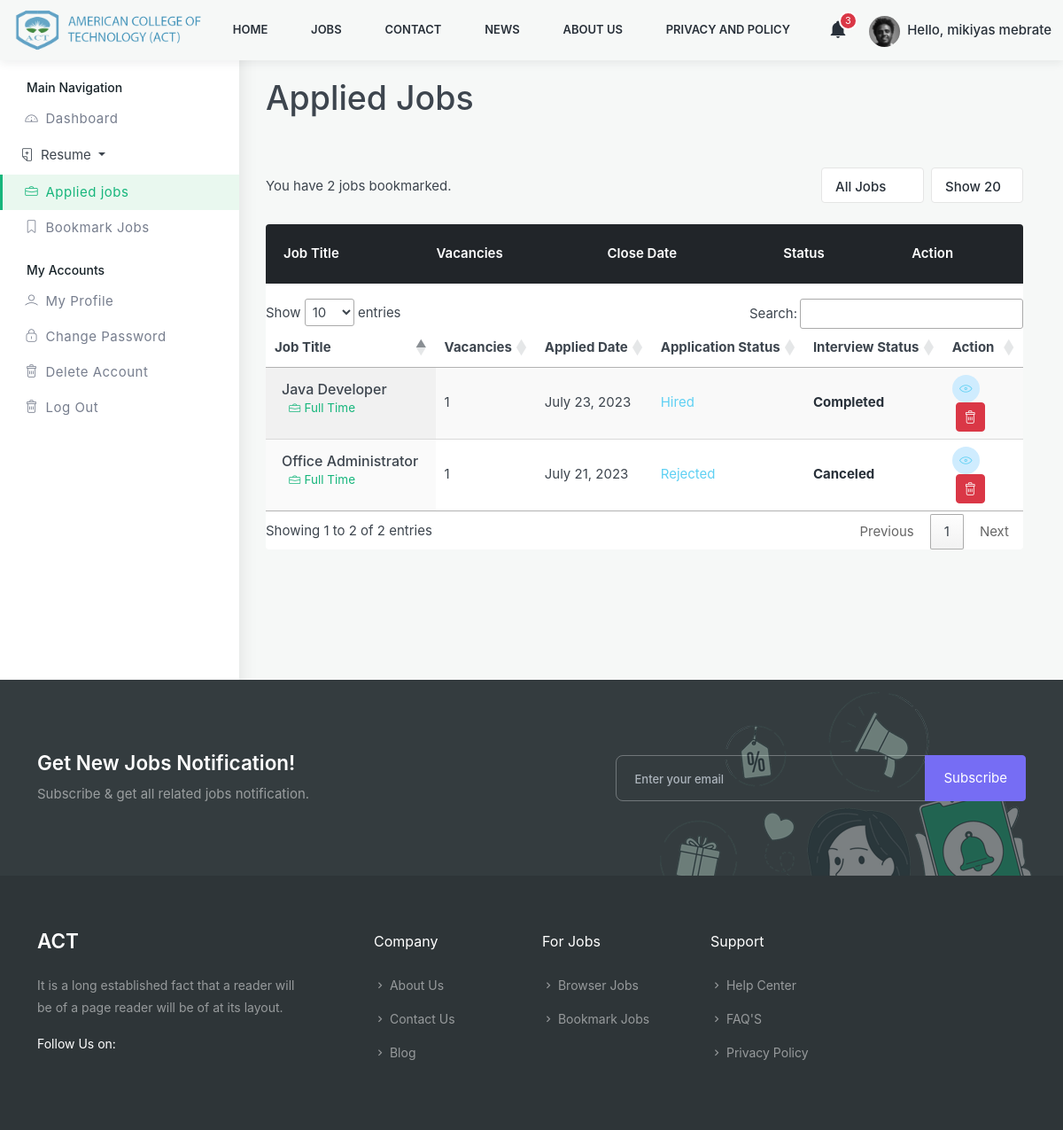
Page /user-applied-job/ (signed in) on the earlier database version.
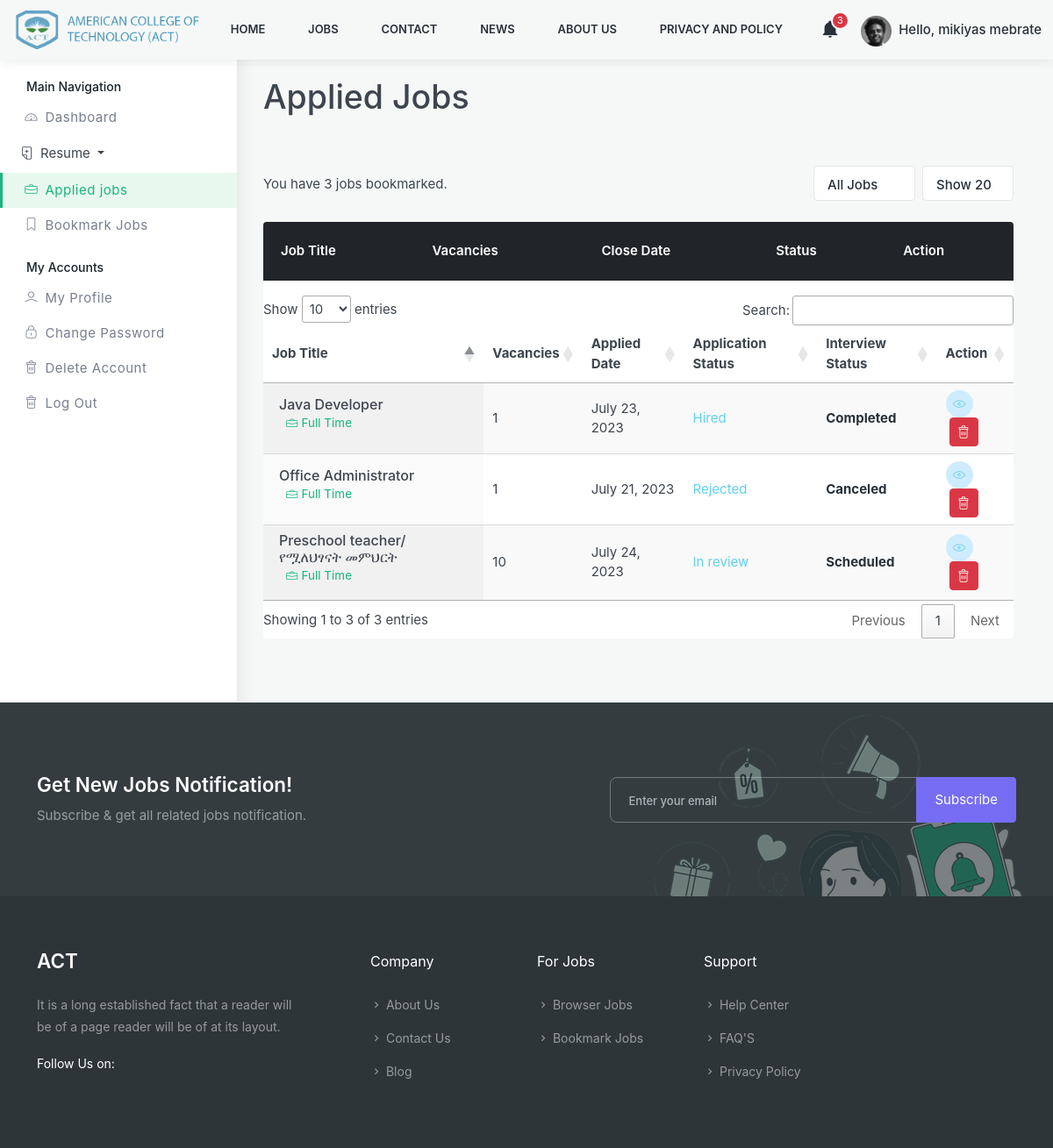
Same page on the later database version.
### Account/models.py (models this page shows)
class CustomUser(AbstractUser):
    is_candidate = models.BooleanField(default=False)
    is_interviewer = models.BooleanField(default=False)
    is_admin = models.BooleanField(default=False)
    email = models.EmailField(unique=True)
    photo = models.ImageField(upload_to='Admin/Photo', null=True, blank=True)
    EMAIL_FIELD = 'email'
    USERNAME_FIELD = 'email'
    REQUIRED_FIELDS = ['username', 'first_name', 'last_name']

### Recruitment_System/models.py (models this page shows, shortened)
class Candidate(models.Model):
    user = models.OneToOneField(CustomUser, on_delete=models.SET_NULL, null=True)
    first_name = models.CharField(max_length=20)
    last_name = models.CharField(max_length=20)
    gender = models.CharField(max_length=10, choices=gender_list)
    date_of_birth = models.DateField()
    email = models.EmailField(max_length=40)
    phone1 = PhoneNumberField()
    phone2 = PhoneNumberField(blank = True)
    address = models.CharField(max_length=100)
    linked_in = models.URLField(blank=True, null=True)
    git_hub = models.URLField(blank=True, null=True)
    country = models.CharField(max_length=20)
    city = models.CharField(max_length=20)
    zip_code = models.CharField(max_length=10, blank=True, null=True)
    photo = models.ImageField(upload_to='Candidate/photo', null=True, blank=True)
    resume = models.FileField(upload_to='Candidate/Resume', null=True, blank=True)
    about = models.TextField()
    skill = models.ManyToManyField("Skill", blank=False)
    slug = models.SlugField(unique=True, blank=True,  max_length=200)
    date_created = models.DateField(auto_now_add=True)
    date_modified = models.DateTimeField(auto_now=True)

class Application(models.Model):
    user = models.ForeignKey(CustomUser, on_delete=models.SET_NULL, null=True)  # Related with Candidate
    job = models.ForeignKey(Job_Posting, on_delete=models.SET_NULL, null=True)  # Related with Job_Post
    date_applied = models.DateField(auto_now_add=True) # Select Option from application_status
    status = models.CharField(max_length=15, choices=application_status, default='pending')
    slug = models.SlugField(unique=True, null=True, blank=True, max_length=200)
    class Meta:
       ordering = ['-date_applied']

class Job_Posting(models.Model):
    title = models.CharField(max_length=50)
    sector = models.ForeignKey(Sector, on_delete=models.SET_NULL, null=True)  # Related With Sector
    description = FroalaField()
    vacancies = models.IntegerField()
    experience = models.CharField(max_length=20)
    skills = models.ManyToManyField(Skill)
    location = models.CharField(max_length=200)
    salary_range_start = models.FloatField()
    salary_range_final = models.FloatField()
    type = models.CharField( choices=job_type, max_length=30)
    job_status = models.BooleanField(default=False)
    date_posted = models.DateTimeField(auto_now_add=True)
    date_closed = models.DateField()
    slug = models.SlugField(unique=True,  max_length=200, blank=True)
    class Meta:
        ordering = ['-date_posted','-date_closed']

class Interviews(models.Model):
    application = models.ForeignKey(Application, on_delete=models.CASCADE, null=True, blank=True)
    interviewer = models.ForeignKey(CustomUser, on_delete=models.SET_NULL, null=True)  # Related with User
    date_schedule = models.DateField(null=True, blank=True)
    time_schedule = models.TimeField(null=True, blank=True)
    status = models.CharField(max_length=15, choices=interview_status, default='pending', null=True, blank=True)
    type = models.CharField(max_length=15, choices=interview_type, null=True, blank=True)
    note = FroalaField( null=True, blank=True)
    slug = models.SlugField(unique=True, null=True, blank=True, max_length=600)
    class Meta:
       ordering = ['date_schedule']

### Recruitment_System/views.py (the view)
# urls.py: path('user-applied-job/', views.user_applied_jobs, name='user-applied-job'),
@login_required
def user_applied_jobs(request):
    application = Application.objects.filter(user = request.user)
    interview = Interviews.objects.filter(application__user = request.user)
    context = {
        'application' : application,
        'interviews' : interview
    }
    return render(request, 'RMS/user/dashboard-applied-jobs.html', context)

### Recruitment_System/templates/RMS/user/dashboard-applied-jobs.html (shortened to what this page needs)
{% load static %}
<!DOCTYPE html>
<html lang="en">
  <head>
    <link href="{% static 'assets/css/styles.css' %}" rel="stylesheet" />
    <link rel="stylesheet" href="https://cdn.datatables.net/1.13.5/css/jquery.dataTables.min.css" />
    {% include 'include/head.html' %}
  </head>
  <body>
		<div class="mt-5">{% include 'include/navbar.html'%}</div>
    <div id="main-wrapper">
      <div class="dashboard-wrap bg-light">
		{% include 'RMS/user/include/user-dashboard.html'%}
        <div class="dashboard-content">
          <div class="dashboard-tlbar d-block mb-5">
            <div class="row">
              <div class="colxl-12 col-lg-12 col-md-12">
                <h1 class="ft-medium">Applied Jobs</h1>
              </div>
            </div>
          </div>
          <div class="dashboard-widg-bar d-block mb-5">
            <div class="row">
              <div class="col-xl-12 col-md-12 col-sm-12">
                <div class="cl-justify">
                  <div class="cl-justify-first">
                    <p class="m-0 p-0 ft-sm">
                      You have {{application.filter.all.count}} jobs bookmarked.
                    </p>
                  </div>
                  <div class="cl-justify-last">
                    <div class="d-flex align-items-center justify-content-left">
                      <div class="dlc-list">
                        <select class="form-control sm rounded">
                          <option>All Jobs</option>
                        </select>
                      </div>
                      <div class="dlc-list ms-2">
                        <select class="form-control sm rounded">
                          <option>Show 20</option>
                        </select>
                      </div>
                    </div>
                  </div>
                </div>
              </div>
              <div class="col-xl-12 col-lg-12 col-md-12">
                <div class="mb-4 tbl-lg rounded overflow-hidden">
                  <div class="table-responsive bg-white">
                    <table class="table">
                      <thead class="thead-dark">
                        <tr>
                          <th scope="col">Job Title</th>
                          <th scope="col">Vacancies</th>
                          <th scope="col">Close Date</th>
                          <th scope="col">Status</th>
                          <th scope="col">Action</th>
                        </tr>
                      </thead>
                      <tbody>
                        <table id="example" class="display " style="width:100%">
                          <thead>
                              <tr>
                                  <th>Job Title</th>
                                  <th>Vacancies</th>
                                  <th>Applied Date</th>
                                  <th>Application Status</th>
                                  <th>Interview Status</th>
                                  <th>Action</th>
                              </tr>
                          </thead>
                          <tbody class="bg-white">
                            {% for app in application %}
                            <tr class="bg-white">
                              <td class="bg-white">
                                <div class="cats-box rounded d-flex align-items-center">
                                  <div class="cats-box-caption px-2">
                                    <h4 class="fs-md mb-0 ft-medium">
                                      {{app.job.title}}
                                    </h4>
                                    <div class="d-block mb-2 position-relative">
                                      <span class="muted medium ms-2 theme-cl"><i class="lni lni-briefcase me-1"></i>{{app.job.get_type_display}}</span>
                                    </div>
                                  </div>
                                </div>
                              </td>
                              <td>
                                <span>{{ app.job.vacancies}}</span>
                              </td>
                              <td>
                                <span>{{ app.date_applied }}</span>
                              </td>
                              <td><span class="text-info">{{app.get_status_display}}</span></td>
                              <td><span class="text-dark fw-bold">
                                {% for interview in interviews %}
                                    {% if app.id is interview.application.id %}
                                           {% if interview.status %}
                                               {{ interview.get_status_display}}
                                           {% endif %}
                                    {% endif %}
                                {% endfor %}
                              </span></td>
                              <td>
                                <div class="dash-action">
                                  <a
                                    href="{% url 'Job-detail' app.job.slug %}"
                                    class="p-2 circle text-info bg-light-info d-inline-flex align-items-center justify-content-center me-1"
                                    ><i class="lni lni-eye"></i
                                  ></a>
                                  <a href="{% url 'user-cancel-job' app.job.slug%}"
                                    class="btn p-2 circle  btn-danger d-inline-flex align-items-center justify-content-center ms-1"
                                    ><i class="lni lni-trash-can"></i
                                  ></a>
                                </div>
                              </td>
                            </tr>
                            {% endfor %}
                          </tbody>
                      </table>
                      </tbody>
                    </table>
                  </div>
                </div>
              </div>
            </div>
          </div>
        </div>
      </div>
    </div>
    {% include 'include/footer.html' %}
  </body>
</html>

### templates/include/navbar.html (shortened to what this page needs)
{% load static %}
<div>
  <nav class=" navbar navbar-expand-lg fixed-top m-0 p-0   bg-light" id="navbar">
    <div class="container-fluid">
      <a class="navbar-brand  fw-bold me-auto" href="{% url 'index'%}">
        <img
          src="{% static  'assets/images/act_logo.png' %}"
          height="50"
          alt=""
          class="logo-dark"
        />
      </a>
      <div class="collapse navbar-collapse bg-light" id="navbarCollapse">
        <ul class="navbar-nav text-light mx-auto navbar-center">
          <li class="nav-item  dropdown dropdown-hover">
            <a href="{% url 'index' %}" class="nav-link ">Home</a>
          </li>
          <li class="nav-item dropdown dropdown-hover">
            <a href="{% url 'job-list' %}" class="nav-link ">Jobs</a>
          </li>
          <li class="nav-item dropdown dropdown-hover">
            <a href="{% url 'contact' %}" class="nav-link ">Contact</a>
          </li>
          <li class="nav-item dropdown dropdown-hover">
            <a href="{% url 'blog' %}" class="nav-link ">News</a>
          </li>
          <li class="nav-item dropdown dropdown-hover">
            <a href="{% url 'about' %}" class="nav-link ">About US</a>
          </li>
          <li class="nav-item dropdown dropdown-hover">
            <a href="{% url 'Privacy-policy' %}" class="nav-link "
              >Privacy and Policy</a
            >
          </li>
        </ul>
          {% if user.is_authenticated %}
          <ul class="d-flex navbar-nav align-items-center mb-0">
            <li class="list-inline-item d-none d-sm-none d-lg-block  nav-item dropdown me-4">
              <a
                href="javascript:void(0)"
                class="header-item noti-icon position-relative"
                id="notification"
                data-bs-toggle="dropdown"
                aria-expanded="false"
              >
                <i class="mdi mdi-bell fs-22"></i>
                <div class="count position-absolute">3</div>
              </a>
            </li>
            <li class="list-inline-item dropdown">
              <a
                href="javascript:void(0)"
                class="header-item"
                id="userdropdown"
                data-bs-toggle="dropdown"
                aria-expanded="false">
               {% if user.candidate %}
                <img
                  src="/media/{{user.candidate.photo}}"
                  alt="mdo"
                  width="35"
                  height="35"
                  class="rounded-circle me-1"
                />
                {% endif %}
                <span class="d-md-inline-block fw-medium">Hello, {{user.first_name}} {{user.last_name}}</span>
              </a>
            </li>
          </ul>
          {% endif %}
      </div>
    </div>
  </nav>
</div>

Differences in the rows shown:
added Application: job "Preschool teacher/ የሟለህፃናት መምህርት", job.type "Full Time", job.vacancies "10", date_applied "July 24, 2023", status "In review"
added Interviews: status "Scheduled", shown under "Preschool teacher/ የሟለህፃናት መምህርት"
Other differences:
{{ application.filter.all.count }}: "2" → "3"
text written by a page script: "Show entries Search: Showing 1 to 2 of 2 entries Previous 1 Next" → "Show entries Search: Showing 1 to 3 of 3 entries Previous 1 Next"
